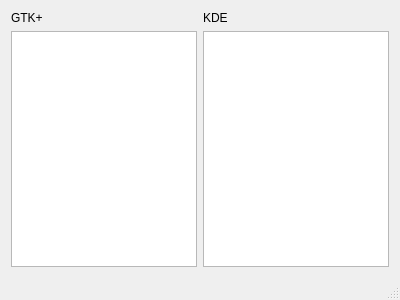
<?xml version="1.0" encoding="UTF-8"?>
<ui version="4.0">
 <class>BookmarkSyncMainWindow</class>
 <widget class="QMainWindow" name="BookmarkSyncMainWindow">
  <property name="geometry">
   <rect>
    <x>0</x>
    <y>0</y>
    <width>400</width>
    <height>300</height>
   </rect>
  </property>
  <property name="windowTitle">
   <string>BookmarkSyncMainWindow</string>
  </property>
  <widget class="QWidget" name="centralWidget">
   <layout class="QGridLayout" name="gridLayout">
    <item row="1" column="0">
     <widget class="QListView" name="gtkFavouritesList"/>
    </item>
    <item row="1" column="1">
     <widget class="QListView" name="kdeFavouritesList">
      <property name="dragDropMode">
       <enum>QAbstractItemView::InternalMove</enum>
      </property>
     </widget>
    </item>
    <item row="0" column="0">
     <widget class="QLabel" name="gtkLabel">
      <property name="text">
       <string>GTK+</string>
      </property>
     </widget>
    </item>
    <item row="0" column="1">
     <widget class="QLabel" name="kdeLabel">
      <property name="text">
       <string>KDE</string>
      </property>
     </widget>
    </item>
   </layout>
  </widget>
  <widget class="QMenuBar" name="menuBar">
   <property name="geometry">
    <rect>
     <x>0</x>
     <y>0</y>
     <width>400</width>
     <height>31</height>
    </rect>
   </property>
  </widget>
  <widget class="QStatusBar" name="statusBar"/>
 </widget>
 <layoutdefault spacing="6" margin="11"/>
 <resources/>
 <connections>
  <connection>
   <sender>kdeFavouritesList</sender>
   <signal>clicked(QModelIndex)</signal>
   <receiver>BookmarkSyncMainWindow</receiver>
   <slot>onKDEListClicked(QModelIndex)</slot>
   <hints>
    <hint type="sourcelabel">
     <x>295</x>
     <y>166</y>
    </hint>
    <hint type="destinationlabel">
     <x>199</x>
     <y>149</y>
    </hint>
   </hints>
  </connection>
 </connections>
 <slots>
  <slot>onKDEListClicked(QModelIndex)</slot>
 </slots>
</ui>
